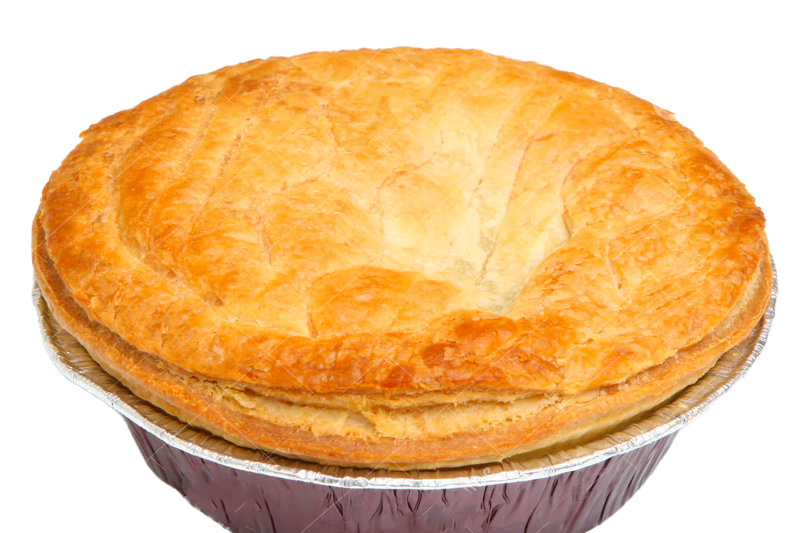
#> input picture pies/meatpie.png, 1600 x 1065 px (shown at 1/2 size)
$ python -i makePizza.py   (imports and definitions only)   (older library calls are emulated)
#> lines starting #> are read from the running program, lines starting #| are printed output that depends on the picture
#> further down, picture is the input picture: PIL image 1600x1065 RGBA; mean R, G, B, A 231.3, 185.1, 128.2, 174.8
import random, datetime, os, io, logging
from random import shuffle
import time
from PIL import Image, ImageEnhance, ImageOps

loc = os.path.dirname(os.path.abspath(__file__))
isDiscord = False
extra = ["This pizza is then burnt to a crisp.",
"This pizza is then deepfried.",
"This pizza has been fitted with RGB lights.",
"This pizza has been flipped.",
"Best served in Australia",
"This pizza is suitable for the whole family.",
"This pizza is gluten free.",
"This recipe has been passed through generations.",
"Best served with one of BartenderBot's drinks.",
"Best served cold.",
"Best served hot.",
"Best served over ice.",
"Best before: {}.".format(datetime.date.fromordinal(random.randint(725000, 740000))),
"@{} has to eat this pizza.".format(chr(random.randint(65, 90))),
"What is this, a pizza for ants?"]
nothing = ['welcome to the void', "There's nothing for you.", 'Check out another pizza.']
andArr = ['and', 'finished off with', 'topped with', 'with some', 'with addition of']
pies = {}
# [34 lines left out: function formatString, not called in this run]

def makePizza(ing1="", ing2="", ing3="", ing4=""):
    #logging.warning(ing1)
    return buildPizza(ing1, ing2, ing3, ing4)

# [155 lines left out: functions buildPizza, addIngredient, burn, not called in this run]

def deepfry(pizzaImage):
    r, g, b, a = pizzaImage.split()
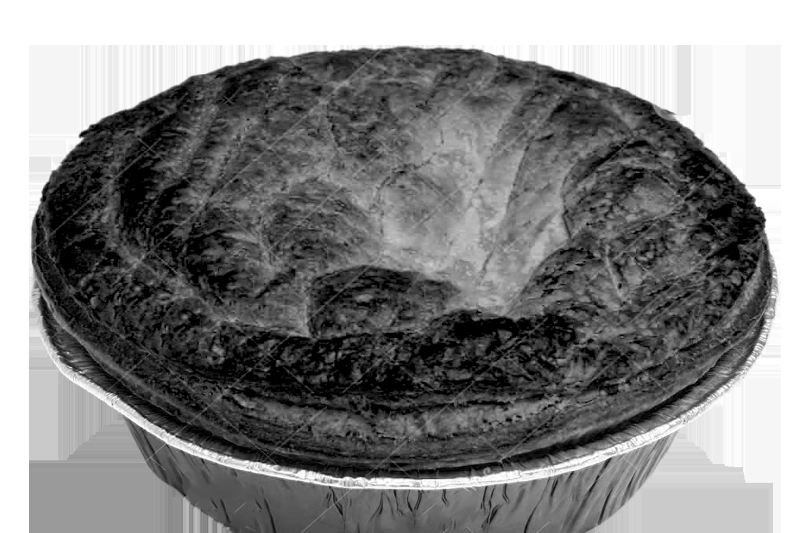
#> b: PIL image 1600x1065 L (shown at 1/2 size); min 0, max 255, mean 128.2
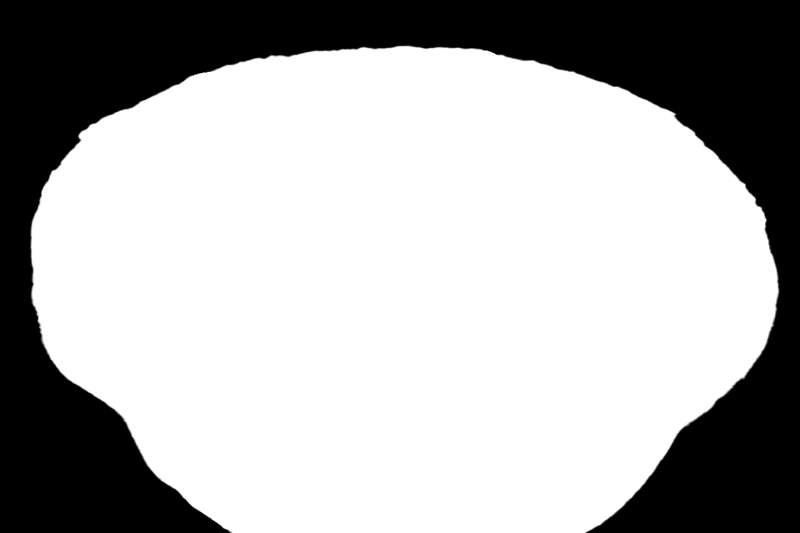
#> a: PIL image 1600x1065 L (shown at 1/2 size); min 0, max 255, mean 174.8
    pizzaImage = Image.merge('RGB', (r, g, b))
    pizzaImage = ImageOps.posterize(pizzaImage, 2)
    pizzaImage = ImageEnhance.Brightness(pizzaImage).enhance(1.2)
    pizzaImage = ImageEnhance.Contrast(pizzaImage).enhance(2)
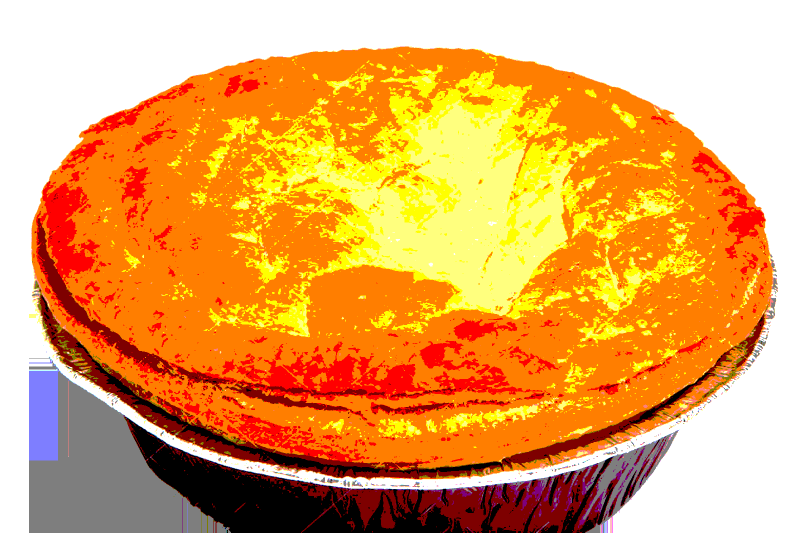
#> pizzaImage: PIL image 1600x1065 RGB (shown at 1/2 size); mean R, G, B 231.2, 164.7, 90.8
    pizzaImage = ImageEnhance.Color(pizzaImage).enhance(2)
    pizzaImage = ImageEnhance.Sharpness(pizzaImage).enhance(100)
    r, g, b = pizzaImage.split()
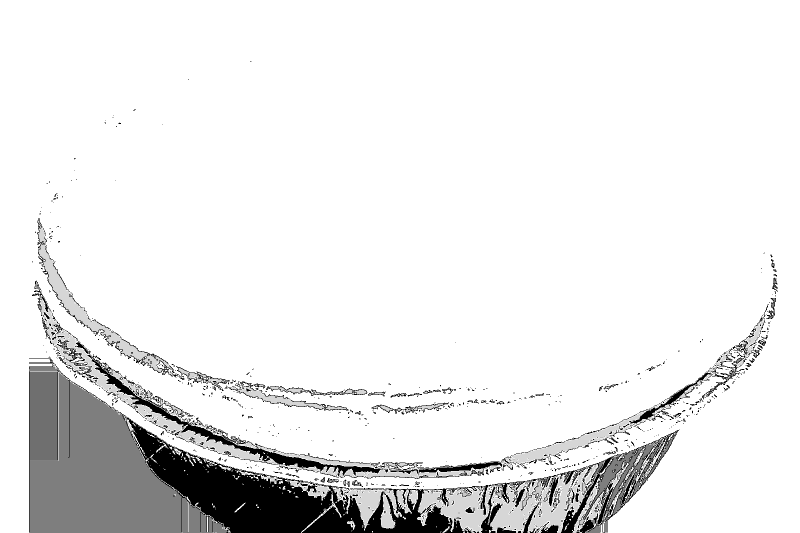
#> r: PIL image 1600x1065 L (shown at 1/2 size); min 0, max 255, mean 233.7
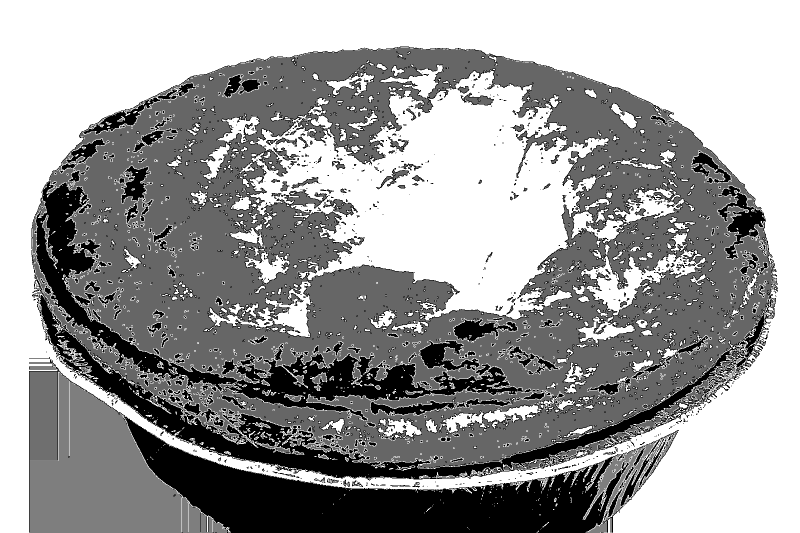
#> g: PIL image 1600x1065 L (shown at 1/2 size); min 0, max 255, mean 156.3
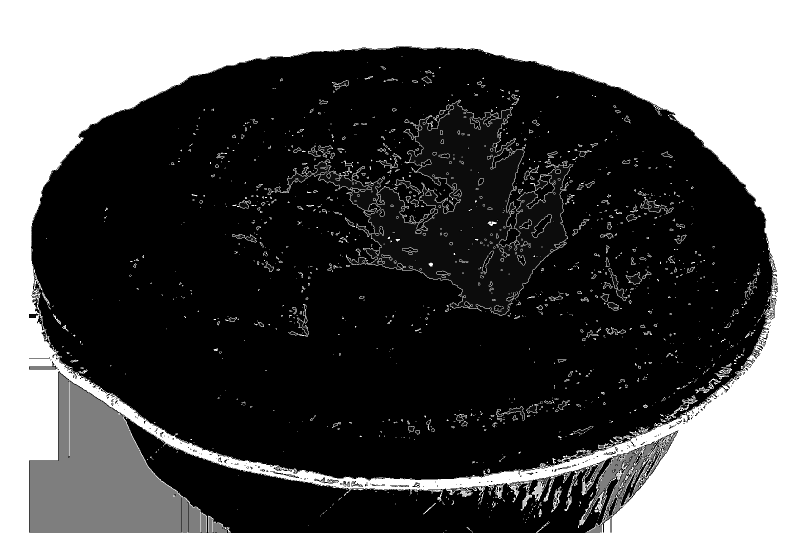
#> b: PIL image 1600x1065 L (shown at 1/2 size); min 0, max 255, mean 86.1
    pizzaImage = Image.merge('RGBA', (r, g, b, a))
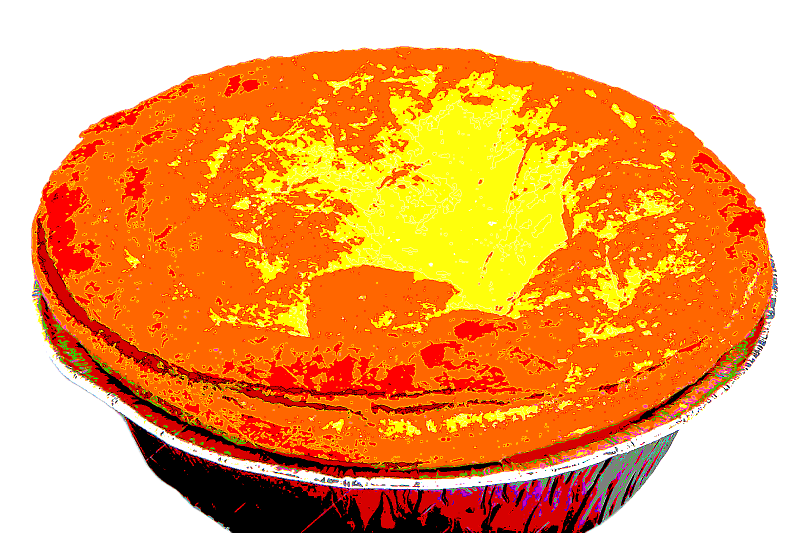
#> pizzaImage: PIL image 1600x1065 RGBA (shown at 1/2 size); mean R, G, B, A 233.7, 156.3, 86.1, 174.8; transparent parts drawn white
    return pizzaImage

# [20 lines left out: functions fitRGBLights, validateIngredient, not called in this run]


>>> from PIL import Image
>>> picture = Image.open('pies/meatpie.png')
>>> result = deepfry(picture)
